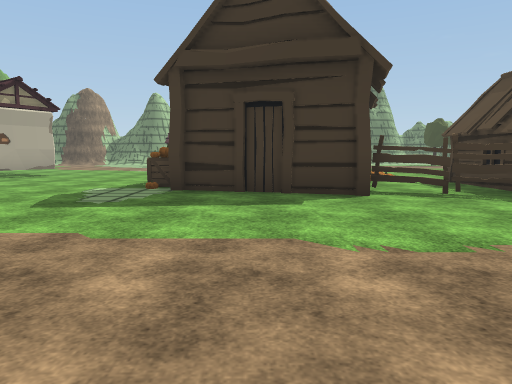
view 1 (above)

23 first-person views from a walk through a Unity game level. The camera is 1.3 m above the floor, tilts 6° down and sees 70° across. The floor is counted in squares, 2 m on a side. Each view is taken from the middle of a square. On the plan, view 1 faces up. The plan holds only what a view shows up to about 11 squares ahead; the rest is blank. The place goes on beyond the plan. Some animated figures are not drawn. Some surface patterns are stand-ins.

view 2
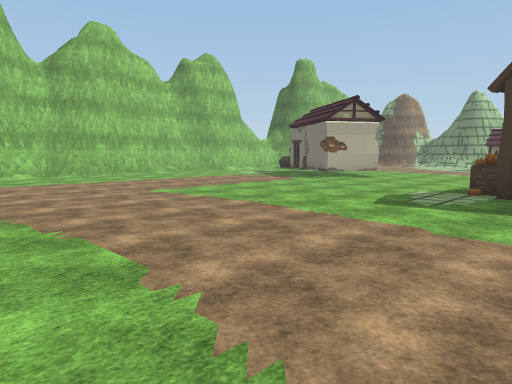

view 3
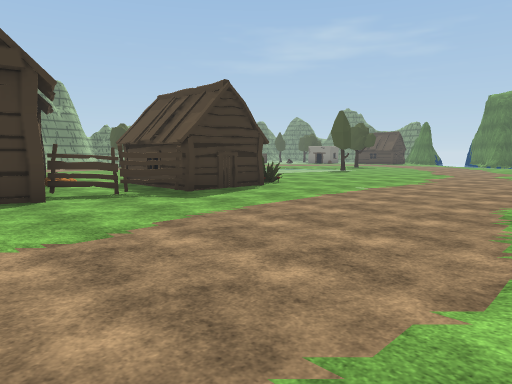

view 4
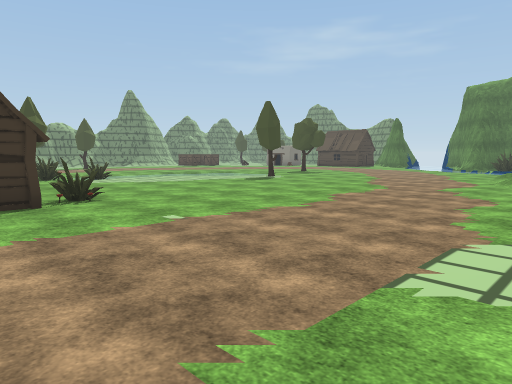

view 5
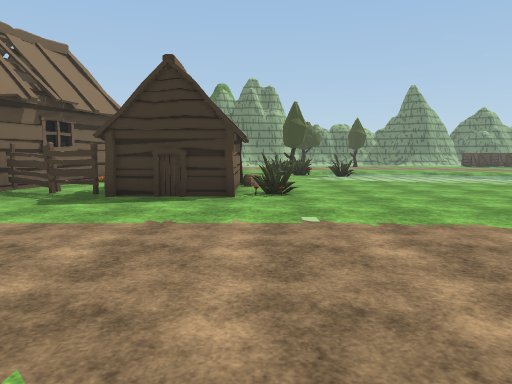

view 6
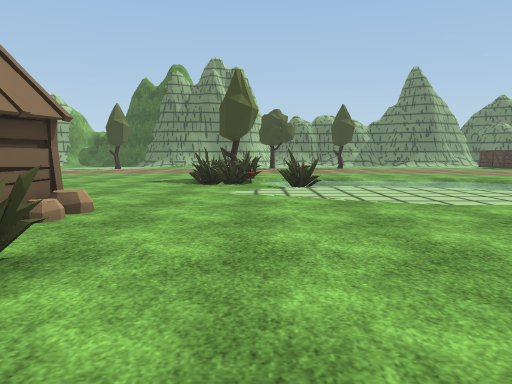

view 7
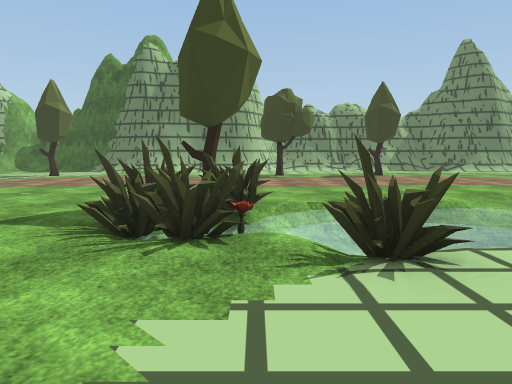

view 8
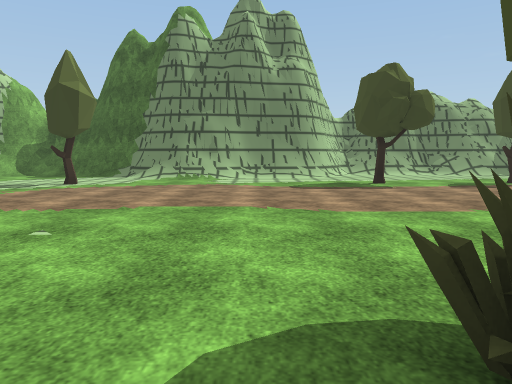

view 9
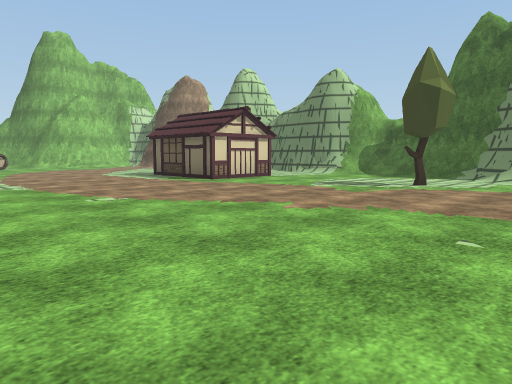

view 10
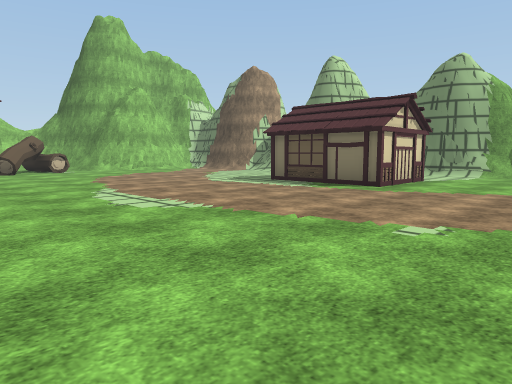

view 11
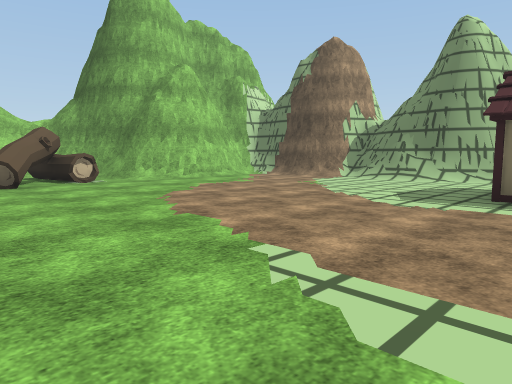

view 12
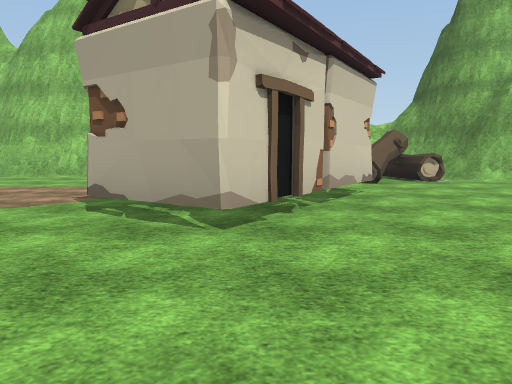

view 13
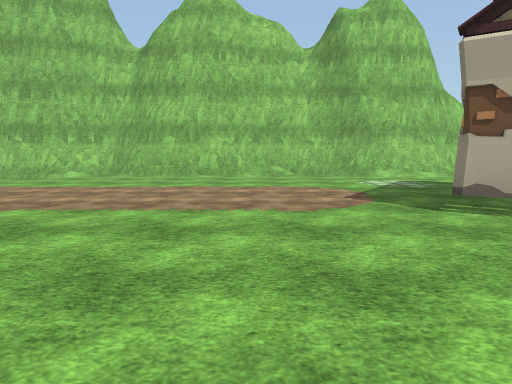

view 14
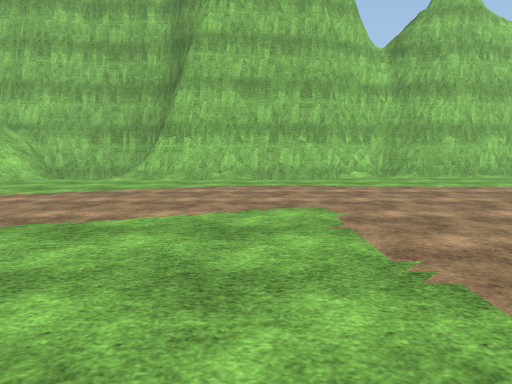

view 15
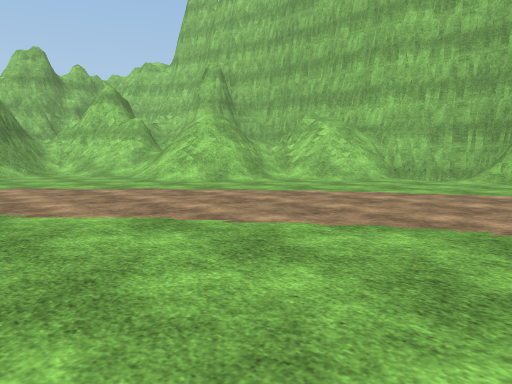

view 16
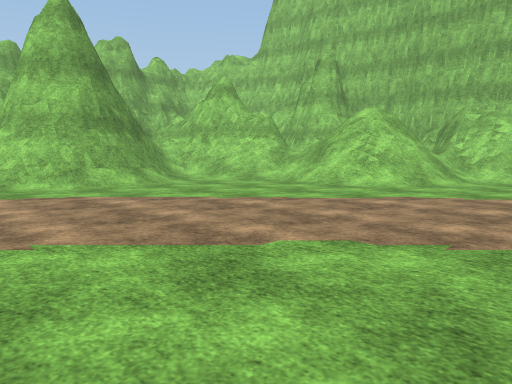

view 17
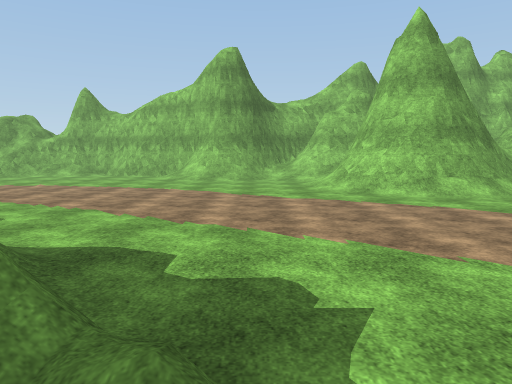

view 18
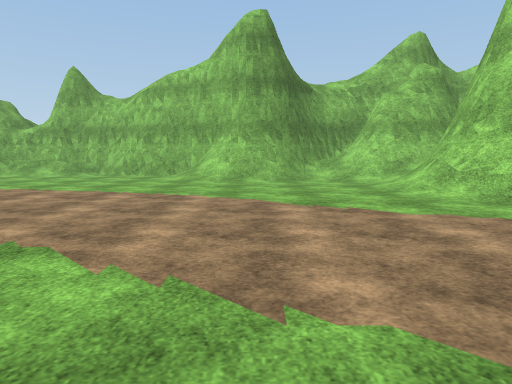

view 19
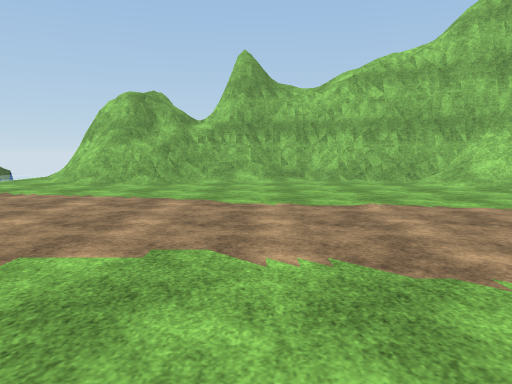

view 20
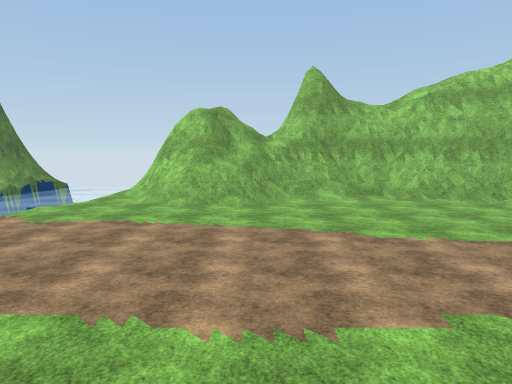

view 21
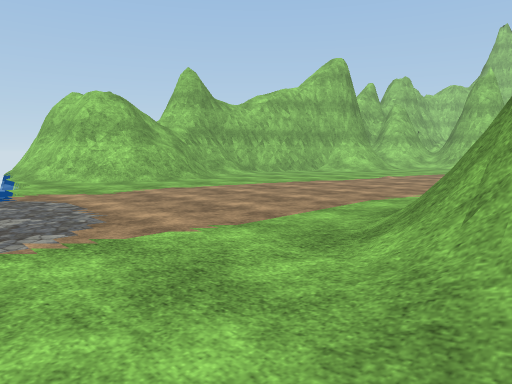

view 22
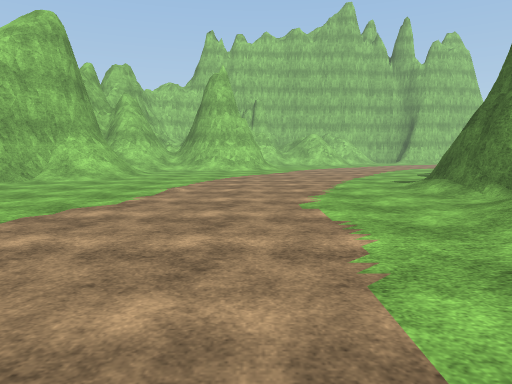

view 23
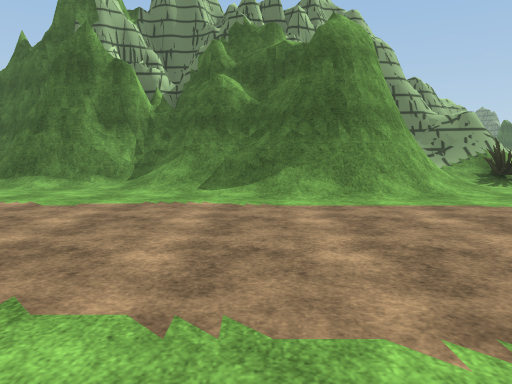

### Floor plan
Key: @ floor where view 1 was taken; # wall or solid block; . main floor; - floor 0.25 m lower than the main floor; : floor 1.25 m higher than the main floor; / step, stairs or slope; = window, fence, low wall or low ledge; ~ water the walk can cross; ≈ water the walk keeps out of; H hut; C crate; F fence; T tree; L flower; O other object.
Columns run from 15 left of view 1 to 15 right of it. Each row starts with its distance up from view 1.
 23           #  ############.../=
 22       #####  ......###///.....
 21       ////.  ................
 20     .......  #....T......T..T..
 19    #.......  #.................
 18    #.......###.................
 17  ###...........................
 16 ##//..........................
 15  /OO...........................
 14   .O.....................≈≈-//.
 13  #  O.O................O-≈≈≈~~~
 12  #..  ##...............TO~≈≈≈≈≈
 11  #...  ###...   ..  ....LO..~
 10  #..... #....  HHHH...........
  9  #...........    HH.  ........
  8  #............   H..HHH......
  7  #...........CH  H..H........
  6  #..............HFFFHHOO.....
  5  #.................F..O.......
  4  #.............................
  3  #.............................
  2  #.............................
  1  ##............................
  0   #............@.............
 -1   #...........////  ////
 -2   #..........
 -3   #/.........
 -4  ##/.........
 -5  # /.........
 -6  # /.........../
 -7  #:=/........../#
 -8  ###/.........../ ##         ##
 -9   ##////........./ #####     =#
-10    # ==/...........=######   /O
-11      #//............//.//####/.
-12      =//................//##/..
-13       #//.//...................
-14       ##//###/.................
-15        #=####/................
-16          #  #/................
-17             #/................
-18             ##/////..........≈
-19             ##/###/.....///..≈≈
-20              ### ####///###/≈≈≈
-21                     ########≈≈≈

Positions as (right, up) in squares from view 1, and headings:
1: (0, 0), facing up
2: (0, -1), facing up-left
3: (0, -1), facing up-right
4: (5, -1), facing up-right
5: (7, -1), facing up
6: (9, 4), facing up
7: (9, 9), facing up
8: (7, 12), facing up
9: (6, 12), facing up-left
10: (2, 11), facing up-left
11: (-3, 12), facing up-left
12: (-3, 11), facing left
13: (-3, 7), facing left
14: (-3, -1), facing left
15: (-3, -2), facing down-left
16: (-1, -6), facing down-left
17: (0, -6), facing down
18: (1, -9), facing down
19: (7, -11), facing down
20: (9, -11), facing down
21: (15, -11), facing down-left
22: (12, -14), facing left
23: (10, -18), facing up
